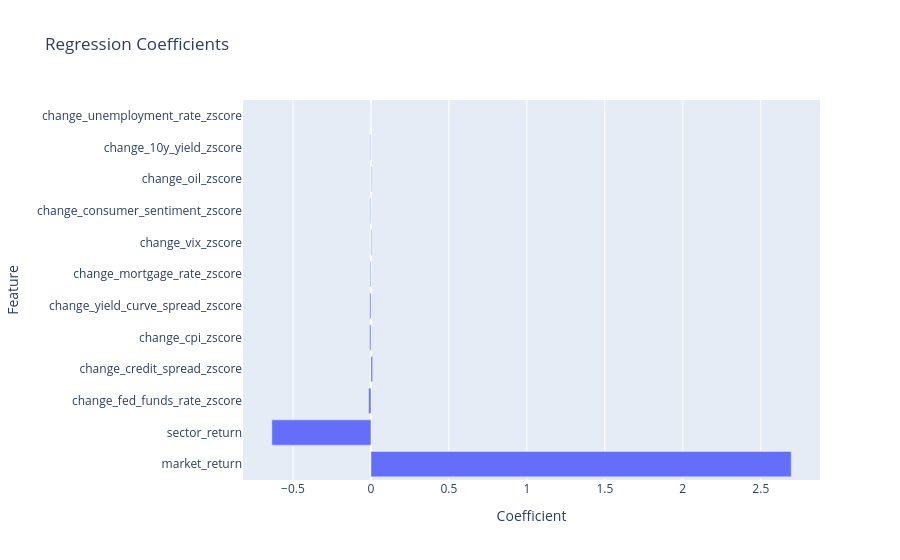

Notebook code cell kept with this figure:
### Code cell
plot_coefficients(fico_coefficients)

### Figure 1 — Plotly figure (JSON) as saved in the notebook; plotly's stock layout.template omitted (floating-point values rounded to 4 significant figures)
{"data": [{"hovertemplate": "Coefficient=%{x}<br>Feature=%{y}<extra></extra>", "legendgroup": "", "marker": {"color": "#636efa", "pattern": {"shape": ""}}, "name": "", "orientation": "h", "showlegend": false, "textposition": "auto", "type": "bar", "x": [2.695, -0.6355, -0.01482, 0.01058, -0.008294, -0.007062, -0.004633, 0.004412, -0.003602, 0.003517, -0.003012, 3.371e-05], "xaxis": "x", "y": ["market_return", "sector_return", "change_fed_funds_rate_zscore", "change_credit_spread_zscore", "change_cpi_zscore", "change_yield_curve_spread_zscore", "change_mortgage_rate_zscore", "change_vix_zscore", "change_consumer_sentiment_zscore", "change_oil_zscore", "change_10y_yield_zscore", "change_unemployment_rate_zscore"], "yaxis": "y"}], "layout": {"barmode": "relative", "legend": {"tracegroupgap": 0}, "title": {"text": "Regression Coefficients"}, "xaxis": {"anchor": "y", "domain": [0, 1], "title": {"text": "Coefficient"}}, "yaxis": {"anchor": "x", "domain": [0, 1], "title": {"text": "Feature"}}}}
